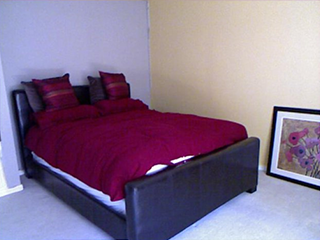
#> input picture testdata/5.png, 320 x 240 px
$ python identifier.py
#> lines starting #> are read from the running program, lines starting #| are printed output that depends on the picture; after the words box and inside, x2 and y2 are one past the last pixel; in counts of white or black regions, pixels touching at a corner belong together
### surfacedetection/picture.py
import cv2 as cv
import numpy as np

class Picture:

	def __init__(self, img):
		self.rgb = img
		self.hsv = cv.cvtColor(img, cv.COLOR_RGB2HSV).astype(np.int16)
		self.hsv[:,:,1] = np.minimum(self.hsv[:,:,1], self.hsv[:,:,2])
		self.depth = None

	def getRGBAt(self, point):
		return self.image[point[1]][point[0]]

	def getDepthAt(self, point):
		return self.depth[point[1]][point[0]]

	def getMultiHSVAt(self, points):
		return self.hsv[points]

	def getHSVAt(self, point):
		return self.hsv[point[0]][point[1]]

	def getWidth(self):
		return self.rgb.shape[1]

	def getHeight(self):
		return self.rgb.shape[0]

	def getShape(self):
		return self.rgb.shape[:2]

### surfacedetection/pointgeneration.py
from point import *
from util import *
import random
import matplotlib.pyplot as plt

class PointGeneration:

	# [5 lines left out: function generateRandomPoints, not called in this run]

	def generateUniformPoints(width, height, amount):
		points = []
		space = PointGeneration.getSpacing(width, height, amount)
		for i in range(int(width/space)):
			for j in range(int(height/space)):
				points.append((int((j + 1)*space), int((i + 1)*space)))

		return points

	# [8 lines left out: function generateRandomizedUniformPoints, not called in this run]

	def randomize(value, variance, maxValue):
		return int(Clamp(value + ((random.random() * variance) - variance/2), 0, maxValue-1))

	def getSpacing(width, height, amount):
		return ((width*height)/amount)**0.5;


# [12 lines of commented-out code are left out]

### surfacedetection/explorer.py
from surface import Surface
import numpy as np
from util import *

class Explorer:


	def __init__(self, location, surfaceset):
		self.location = location
		self.surfaceSet = surfaceset
		self.surface = None
		self.lCoverage = -1
		self.completed = False
		#remove because dynamic cores might change rejected status
		self.rejectedPoints = []

	def reset(self):
		self.lCoverage = -1
		self.completed = False

	# [6 lines left out: function isOnSurface, not called in this run]

	def declareSurface(self):
		self.surface = self.surfaceSet.createSurface()
		self.surface.appendPoint(self.location)
		self.surface.balancer.setCore(self.surface.surfaceSet.picture.getHSVAt(self.location))


	def explore(self):

		if self.completed:
			return

		# btcnt('bttl')
		points = self.surface.getExpandablePoints()
		# etcnt('bttl')
		if len(points) == 0:
			# print("Complete",self.surface.color,"because no more expandable points")
			self.completed = True
			return
		self.exploreMultiStep(points)
		coverage = self.surface.getCoverage()
		if (coverage == self.lCoverage):
			# print("Complete",self.surface.color,"because coverage",coverage,"reached,",self.surface.balancer.cores)
			self.completed = True
		self.lCoverage = coverage

	# [10 lines left out: function exploreStep, not called in this run]

	def exploreMultiStep(self, points):
		# print("Multistep Points:", points)
		pixels = self.surface.surfaceSet.picture.getMultiHSVAt(points)
		# print("Pixels:", pixels)
		adaptable = self.surface.balancer.multiBalance(pixels)
		# print("Adaptable:", adaptable)

		#just add adaptable mask to surface mask
		# btcnt('bttl')
		for i in range(len(points[0])):
			if adaptable[i]:
				self.surface.appendPoint((points[0][i], points[1][i]))
		# [10 lines of commented-out code are left out]


### surfacedetection/balancer.py
import math
import values
from util import *
import numpy as np

class HSVBalancer:

	sho = False

	def __init__(self):
		self.h = BalanceUnit(0, values.balancer.hueThreshold)
		self.s = BalanceUnit(0, values.balancer.saturationThreshold)
		self.v = BalanceUnit(0, values.balancer.valueThreshold)
		self.units = [self.h, self.s, self.v]

		self.cores = np.array((0,0,0))
		self.thresholds = np.array((values.balancer.hueThreshold, values.balancer.saturationThreshold, values.balancer.valueThreshold))
		self.amount = 1

	def setCore(self, pixel):
		for i in range(len(pixel)):
			self.units[i].core = pixel[i]
		self.cores = pixel
		self.amount = 1

	# [4 lines left out: function adapt, not called in this run]

	def isAcceptable(self, pixel):
		return self.h.isAcceptable(pixel[0]) and self.s.isAcceptable(pixel[1]) and self.v.isAcceptable(pixel[2])

	# [7 lines left out: function balance, not called in this run]

	def multiBalance(self, pixels):
		# btcnt('iter')
		# print("Pixels:",pixels)
		diff = pixels - self.cores
		diff[:,0] = np.minimum(diff[:,0], 256 - diff[:,0])
		# print("Differences:", diff)
		# print("Thresholds:", self.thresholds)
		adaptable = np.logical_and(-self.thresholds <= diff, diff <=  self.thresholds)
		# print("Adaptable:", diff)
		adaptable = np.all(adaptable, axis = 1)
		self.amount += adaptable.size
		adaptableMask = np.tile(adaptable.reshape(adaptable.size, 1), 3)
		# print("Adaptable Mask:",adaptableMask.shape)
		adaptablePixelsArray = pixels[adaptableMask]
		# print(adaptablePixelsArray)
		adaptablePixels = adaptablePixelsArray.reshape(int(adaptablePixelsArray.size/3), 3)
		if (adaptablePixels.size > 0):
			self.cores = ((self.amount - 1)/self.amount) * self.cores + np.average(adaptablePixels, axis=0) / self.amount
		# etcnt('iter')

		if (self.cores[2] == 13):
			print("Shoval:",self.cores,diff, pixels)

		return adaptable


#use of acceptance factors: each balance units has an acceptance factor that the difference will be multiplied by. The
#pixel is rejected if the total combined acceptance of all units exceeds a threshold

class BalanceUnit:

	def __init__(self, core, threshold):
		self.core = core
		self.threshold = threshold
		self.amount = 0

	def adapt(self, value):
		self.amount += 1
		self.core = ((self.amount - 1)/self.amount)*self.core + value/self.amount

	def isAcceptable(self, value):
		diff = value - self.core
		return -self.threshold <= diff <= self.threshold

### surfacedetection/surface.py
import numpy as np
import random

from balancer import HSVBalancer
from util import *

class Surface:

	def Merge(surfaces):
		surface = Surface(surfaces[0].surfaceSet)
		surface.balancer = HSVBalancer()
		surface.balancer.cores = np.average(NP(lambda x: x.balancer.cores, surfaces), axis=0)
		# print("Cores:", surfaces[0].balancer.cores.shape, surface.balancer.cores.shape)
		surface.balancer.amount = np.sum(NP(lambda x: x.balancer.amount, surfaces))
		# print("Amount:", surfaces[0].balancer.amount, surface.balancer.amount)
		surface.mask = np.clip(np.sum(NP(lambda x: x.mask, surfaces), axis=0), 0,1)
		# print("Mask:", surfaces[0].mask.shape, surface.mask.shape)
		surface.color = surfaces[0].color
		return surface


	def __init__(self, surfaceSet):
		self.surfaceSet = surfaceSet
		self.adjacents = []
		self.balancer = HSVBalancer()
		self.mask = np.zeros(surfaceSet.picture.getShape(), dtype=np.int32)
		self.color = [random.randrange(255) for i in range(3)]

	def getExpandablePoints(self):
		shift = 1
		rshift = np.pad(self.mask, ((0,0),(shift,0)))[:,:-shift]
		lshift = np.pad(self.mask, ((0,0),(0,shift)))[:,shift:]
		# dshift = np.pad(self.mask, ((shift, 0), (0, 0)))[:-shift,:]
		# ushift = np.pad(self.mask, ((0,shift),(0,0)))[shift:,:]

		hshift = np.maximum(np.maximum(rshift, lshift), self.mask)

		dshift = np.pad(hshift, ((shift, 0), (0, 0)))[:-shift,:]
		ushift = np.pad(hshift, ((0,shift),(0,0)))[shift:,:]

		tshift = np.maximum(np.maximum(dshift, ushift), hshift)

		return np.where(tshift - self.mask)

	def addRect(self, x, y, x1, y1):
		self.mask[y:y1, x:x1]

	def appendPoint(self, point):
		self.mask[point] = 1

	def getCoverage(self):
		return np.count_nonzero(self.mask)

	def contains(self, point):
		return self.mask[point] == 1

	def getColorAt(self, point):
		self.surfaceSet.picture.getColorAt(point)

	def getDepthAt(self, point):
		self.surfaceSet.picture.getDepthAt(point)

### surfacedetection/util.py
import numpy as np
import time

def NP(function, array):
	lst = []
	for i in array:
		lst.append(function(i))
	return np.array(lst)

def Between(x, x1, x2):
	return x >= x1 and x <= x2

def Clamp(x, minx, maxx):
	return min(maxx, max(minx, x))

def btcnt(name):
	if name in globals():
		globals()[name][2] = time.time()
	else:
		globals()[name] = [0, 0, time.time()]

def etcnt(name):
	globals()[name][0] += time.time() - globals()[name][2]
	globals()[name][1] += 1

def ptcnt(name):
	print(name, globals()[name][1], globals()[name][0])

# [5 lines left out: function cnt, not called in this run]

def pcnt(name):
	print(name, globals()[name])

### surfacedetection/surfaceset.py
import numpy as np
from surface import Surface

class SurfaceSet:

	def __init__(self):
		self.surfaces = []
		self.picture = None

	def addSurface(self, surface):
		self.surfaces.append(surface)
		surface.surfaceSet = self

	def removeSurface(self, surface):
		self.surfaces.remove(surface)

	def isContained(self, point):
		return self.getSurfaceContaining(point) != None

	def getSurfaceContaining(self, point):
		for i in self.surfaces:
			if i.contains(point):
				return i

	# [5 lines left out: function getTotalCoverage, not called in this run]

	def createSurface(self):
		surface = Surface(self)
		self.surfaces.append(surface)
		return surface

	def checkForOverlaps(self):
		maskSum = np.zeros(self.picture.getShape())
		for i in self.surfaces:
			maskSum += i.mask
		maskSum = np.clip(maskSum - 1, 0, 1)
		return np.count_nonzero(maskSum) > 0, maskSum

### surfacedetection/identifier.py
import matplotlib.pyplot as plt
import matplotlib.image as mpimg
import numpy as np
import time
import random
import cv2 as cv
import multiprocessing as mp

from surface import Surface
from surfaceset import SurfaceSet
from picture import *
from pointgeneration import *
import values
from explorer import *

class SurfaceIdentifier:

	def __init__(self):
		self.picture = None
		self.explorers = []
		self.surfaceSet = SurfaceSet()

	def setPicture(self, picture):
		self.picture = picture
		self.surfaceSet.picture = picture

	def identify(self):
		self.plantExplorers()
		self.startExploration()

	def plantExplorers(self):
		points  = self.generateExplorationPoints()
		# print(points)
		for i in points:
		# for i in [(10, 30),(30,30),(30,60)]:
			if not self.surfaceSet.isContained(i):
				explorer = Explorer(i, self.surfaceSet)
				explorer.declareSurface()
				self.explorers.append(explorer)


	def startExploration(self):
		print("exploring")

		# result = [pool.apply(Explorer.explore, args=(i, 4, 8)) for i in self.explorers]
		for i in range(values.identifier.expansionLimit):
			for j in self.explorers:
				j.explore()
			btcnt('merge')
			self.mergeOverlaps()
			etcnt('merge')
			# self.preview()

	def mergeOverlaps(self):
		hasOverlaps, overlapMask = self.surfaceSet.checkForOverlaps()
		while hasOverlaps:
			self.mergeOverlapping(overlapMask)
			hasOverlaps, overlapMask = self.surfaceSet.checkForOverlaps()

	def mergeOverlapping(self, overlapMask):
		mergeIndex = np.where(overlapMask > 0)
		# print(mergeIndex)
		mergePoint = (mergeIndex[0][0], mergeIndex[1][0])
		mergables = []
		for i in self.surfaceSet.surfaces:
			if i.contains(mergePoint):
				mergables.append(i)
		# print("Merging",mergables[0].color,"and",mergables[1].color)
		nSurface = Surface.Merge(mergables)
		self.surfaceSet.addSurface(nSurface)
		for i in mergables:
			self.surfaceSet.removeSurface(i)

		lExplorer = None
		for i in tuple(self.explorers):
			if i.surface in mergables:
				self.explorers.remove(i)
				lExplorer = i
		self.explorers.append(lExplorer)
		lExplorer.surface = nSurface
		lExplorer.reset()

	def isExplorationComplete(self):
		totalArea = self.picture.getWidth() * self.picture.getHeight()
		exploredArea = self.surfaceSet.getTotalCoverage()
		return exploredArea/totalArea > values.identifier.explorationThreshold

	def preview(self):
		print(len(self.surfaceSet.surfaces))
		print(len(self.explorers))

		img = np.copy(self.picture.rgb)

		for i in self.surfaceSet.surfaces:
			d = 3
			color = np.tile(i.color, self.picture.getShape()).reshape(self.picture.getShape()[0], self.picture.getShape()[1], d)
			mask = np.repeat(i.mask, d).reshape(self.picture.getShape()[0], self.picture.getShape()[1], d)
			mix = ((img + color)/2).astype(np.int32)
			img = np.where(mask == 1, mix, img)

		for i in self.explorers:
			img[i.location] = np.array((255,255,255)) - img[i.location]

		implt = plt.imshow(img)
		plt.show()

	def generateExplorationPoints(self):
		width = self.picture.getWidth()
		height = self.picture.getHeight()

		points = PointGeneration.generateUniformPoints(width, height, values.identifier.generationPoints)
		print(points)
		return points


# pool = mp.Pool(2)
s = SurfaceIdentifier()
img = cv.imread('../testdata/5.png')
#> img is the input picture: shape (240, 320, 3); mean B, G, R 145.5, 119.3, 136.7
img = cv.resize(img, (96, 54), interpolation = cv.INTER_AREA)
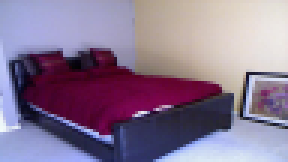
#> img: shape (54, 96, 3) (shown 3 times larger); mean B, G, R 145.5, 119.3, 136.7
# img = cv.resize(img, (192, 108), interpolation = cv.INTER_AREA)
# img = cv.resize(img, (48, 27), interpolation = cv.INTER_AREA)
rgb = cv.cvtColor(img, cv.COLOR_BGR2RGB)
p = Picture(rgb)
#> in __init__, `self.hsv = cv.cvtColor(img, cv.COLOR_RGB2HSV).astype(np.int16)`:
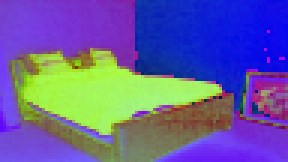
#> self.hsv: shape (54, 96, 3) int16 (shown 3 times larger); mean R, G, B 100.5, 93.4, 158.3
#> in __init__, `self.hsv[:,:,1] = np.minimum(self.hsv[:,:,1], self.hsv[:,:,2])`:
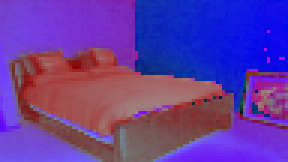
#> self.hsv: shape (54, 96, 3) int16 (shown 3 times larger); mean R, G, B 100.5, 58.2, 158.3
s.setPicture(p)
ss = s.surfaceSet.createSurface()
#ss.addRect(10,10,100,100)
btcnt('whole')
s.identify()
#> (printed output is left out)
#> the loop in plantExplorers, `for i in points:` made 32 passes
#> the loop in startExploration, `for i in range(values.identifier.expansionLimit):` made 40 passes
etcnt('whole')
ptcnt('whole')
# [6 lines of commented-out code are left out]
s.preview()
#| 10
#> after the loop in preview, `for i in self.surfaceSet.surfaces:`:
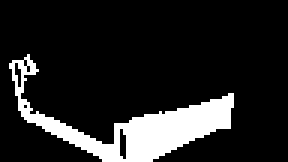
#> i.mask: shape (54, 96) int64 (shown 3 times larger); values 0 (black) and 1 (white), 13.9% white; 1 white region, box (x1, y1, x2, y2) and area: (3, 18, 78, 54) 721
#> after the loop in preview, `for i in self.surfaceSet.surfaces:`:
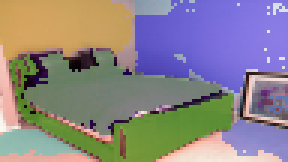
#> img: shape (54, 96, 3) int32 (shown 3 times larger); mean of channels 0, 1, 2 136.3, 132.3, 139.1; drawn as B, G, R
#> after the loop in preview, `for i in self.explorers:`:
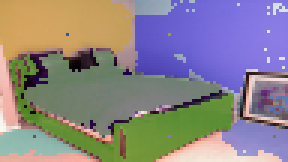
#> img: shape (54, 96, 3) int32 (shown 3 times larger); 0.19% of pixels changed, all inside (x1, y1, x2, y2) = (11, 11, 92, 46); drawn as B, G, R
#> in preview, `plt.show()`:
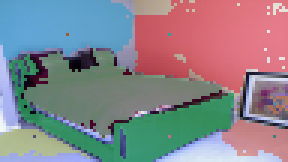
#> shown: shape (54, 96, 3) (shown 3 times larger); mean R, G, B 136.3, 132.3, 139.1

$ run again, with testdata/2.png copied over testdata/5.png
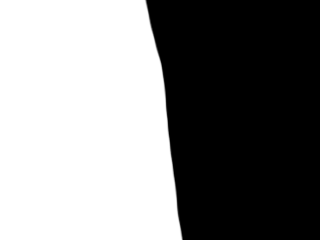
#> input picture testdata/2.png, 320 x 240 px
#> img is the input picture: shape (240, 320, 3); min 0, max 255, mean 132.6
#> (printed output is left out)
#> the loop in plantExplorers, `for i in points:` made 32 passes
#> the loop in startExploration, `for i in range(values.identifier.expansionLimit):` made 40 passes
#| 2
#> after the loop in preview, `for i in self.surfaceSet.surfaces:`:
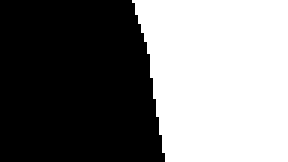
#> i.mask: shape (54, 96) int64 (shown 3 times larger); values 0 (black) and 1 (white), 47.6% white; 1 white region, box (x1, y1, x2, y2) and area: (44, 0, 96, 54) 2465
#> in preview, `plt.show()`:
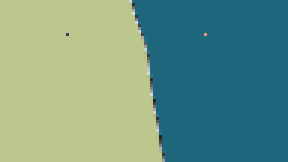
#> shown: shape (54, 96, 3) (shown 3 times larger); mean R, G, B 111.8, 152.2, 131.8

$ run again, with testdata/3.png copied over testdata/5.png
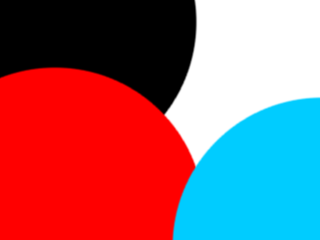
#> input picture testdata/3.png, 320 x 240 px
#> img is the input picture: shape (240, 320, 3); mean B, G, R 107.9, 97.1, 149.3
#> (printed output is left out)
#> the loop in plantExplorers, `for i in points:` made 32 passes
#> the loop in startExploration, `for i in range(values.identifier.expansionLimit):` made 40 passes
#| 4
#> after the loop in preview, `for i in self.surfaceSet.surfaces:`:
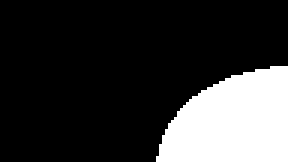
#> i.mask: shape (54, 96) int64 (shown 3 times larger); values 0 (black) and 1 (white), 20.7% white; 1 white region, box (x1, y1, x2, y2) and area: (52, 22, 96, 54) 1075
#> in preview, `plt.show()`:
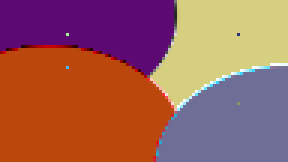
#> shown: shape (54, 96, 3) (shown 3 times larger); mean R, G, B 157.2, 95.8, 87.6

$ run again, with testdata/4.png copied over testdata/5.png
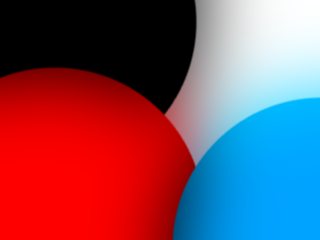
#> input picture testdata/4.png, 320 x 240 px
#> img is the input picture: shape (240, 320, 3); mean B, G, R 95.2, 77.1, 123.3
#> (printed output is left out)
#> the loop in plantExplorers, `for i in points:` made 32 passes
#> the loop in startExploration, `for i in range(values.identifier.expansionLimit):` made 40 passes
#| 6
#> in preview, `plt.show()`:
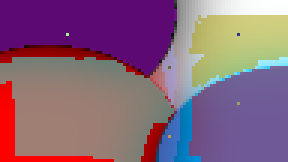
#> shown: shape (54, 96, 3) (shown 3 times larger); mean R, G, B 136.1, 99.9, 122.9
